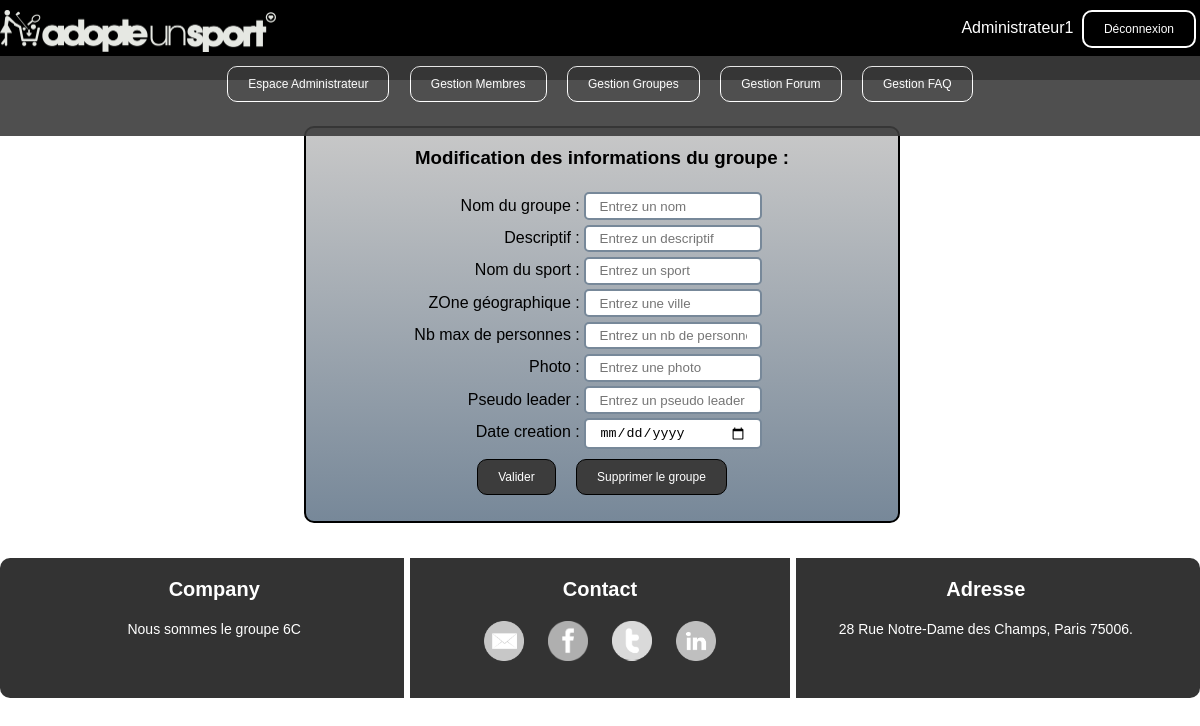
The app's page /pagemutablegroupeadmin.php?Titregroupe=FranceHandball (signed in), older data.
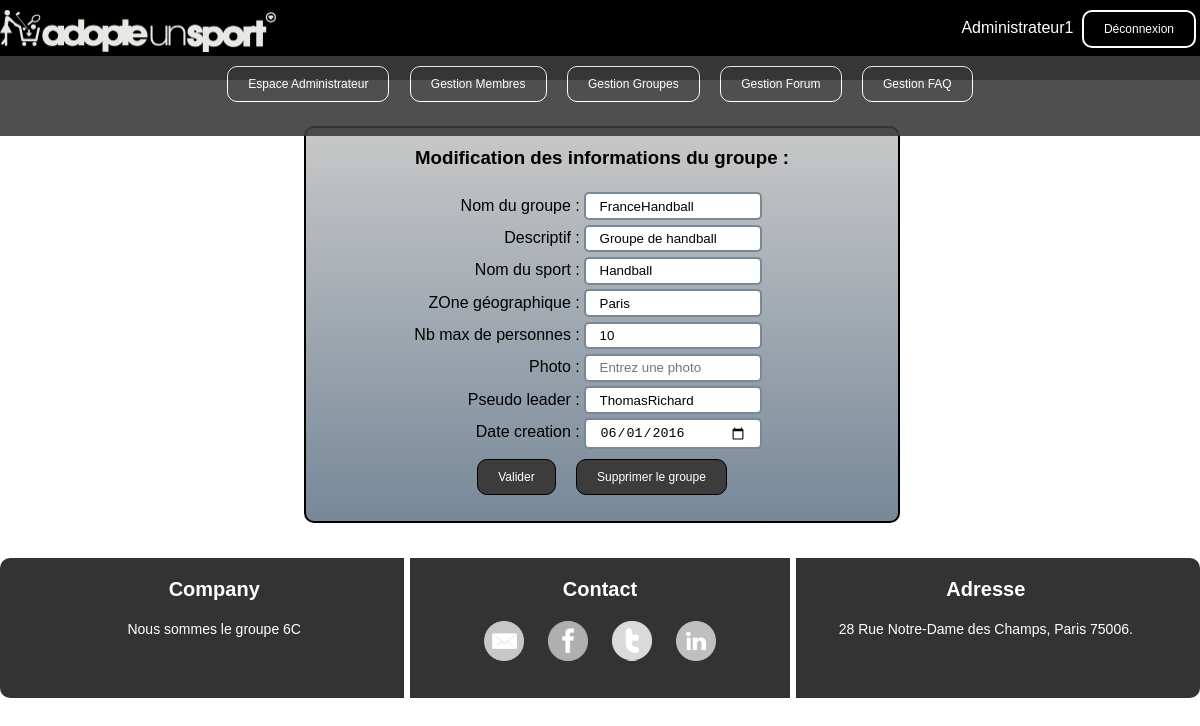
The same page, newer data.
### tables this page shows
CREATE TABLE IF NOT EXISTS `groupe` (
  `Id` int(11) NOT NULL AUTO_INCREMENT,
  `Titre` varchar(255) NOT NULL,
  `Descriptif` varchar(1000) NOT NULL,
  `Zone_geographique` varchar(255) NOT NULL,
  `Nb_max_personnes` int(11) NOT NULL,
  `Photo` varchar(255) NOT NULL,
  `Nom_sport` varchar(255) NOT NULL,
  `Pseudo_membre_createur` varchar(255) NOT NULL,
  `Date_creation` date NOT NULL,
  PRIMARY KEY (`Id`)
);

### pagemutablegroupeadmin.php (the view, shortened to what this page needs)
<?php include_once("model.php"); ?>
<!DOCTYPE html>
<html>
	<head>
		<link href='assets/css/styleheaderfooter.css' rel='stylesheet' type='text/css' />
		<link href='assets/css/style.css' rel='stylesheet' type='text/css' />
	</head>
	<body>
		<?php include("headeradmin.php") ?>
		<div class="modificationdiv">
            <h3>Modification des informations du groupe :</h3>
            <form action="pagemutablegroupeadmin.php" method="post">
            	<?php
				try
					{
						$base = new PDO('mysql:host=localhost;dbname=app_info;charset=utf8', 'root', '');
					}
					catch(Exception $e)
					{
	        			die('Erreur : '.$e->getMessage());
					}
				$reponse = $base->query('SELECT Titre, Descriptif, Zone_geographique, Nb_max_personnes, Photo, Nom_sport, Pseudo_membre_createur, Date_creation FROM groupe WHERE Titre="'.$_GET['Titregroupe'].'" ');
				$donnees=$reponse->fetch();
				?>
            	<div class="apparenceformulaire">
            		<label for="titre">Nom du groupe : </label><input type="text" name="titre" placeholder="Entrez un nom" value="<?php echo $donnees['Titre'] ?>" onclick="colorer(this)" onblur="decolorer(this)"><br />
		            <label for="Descriptif">Descriptif : </label><input type="text" name="descriptif" placeholder="Entrez un descriptif" value="<?php echo $donnees['Descriptif'] ?>" onclick="colorer(this)" onblur="decolorer(this)"><br />
		            <label for="nomsport">Nom du sport : </label><input type="text" name="nomsport" placeholder="Entrez un sport" value="<?php echo $donnees['Nom_sport'] ?>" onclick="colorer(this)" onblur="decolorer(this)"><br />
		            <label for="zonegeo">ZOne géographique : </label><input type="text" name="zonegeo" placeholder="Entrez une ville" value="<?php echo $donnees['Zone_geographique'] ?>" onclick="colorer(this)" onblur="decolorer(this)"><br />
		            <label for="nbpers">Nb max de personnes : </label><input type="text" name="nbpers" placeholder="Entrez un nb de personnes" value="<?php echo $donnees['Nb_max_personnes'] ?>" onclick="colorer(this)" onblur="decolorer(this)"><br />
		            <label for="photo">Photo : </label><input type="text" name="photo" placeholder="Entrez une photo" value="<?php echo $donnees['Photo'] ?>" onclick="colorer(this)" onblur="decolorer(this)"><br />
		            <label for="pseudocreateur">Pseudo leader : </label><input type="text" name="pseudocreateur" placeholder="Entrez un pseudo leader" value="<?php echo $donnees['Pseudo_membre_createur'] ?>" onclick="colorer(this)" onblur="decolorer(this)"><br />
		            <label for="datecreation">Date creation : </label><input type="date" name="datecreation" value="<?php echo $donnees['Date_creation'] ?>" onclick="colorer(this)" onblur="decolorer(this)"><br />
            	</div>
            	<input type="submit" name="valider" value="Valider" class="button3">
            	<input type="submit" name="supprimer" value="Supprimer le groupe" class="button3">
            </form>
        </div>
        <?php include("footeradmin.php") ?>
	</body>
</html>

Row changes from the older to the newer data that the page shows:
added groupe: titre "FranceHandball", descriptif "Groupe de handball", nomsport "Handball", zonegeo "Paris", nbpers "10", pseudocreateur "ThomasRichard", datecreation "06/01/2016"
